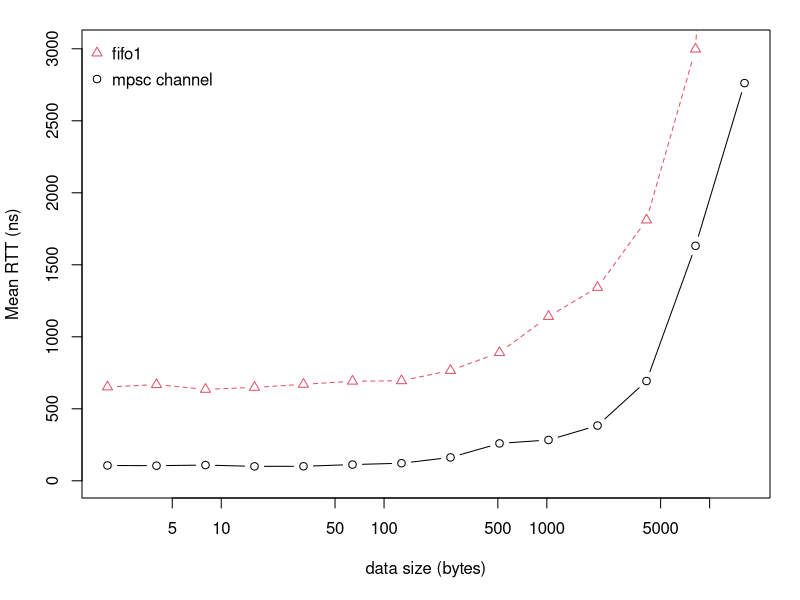
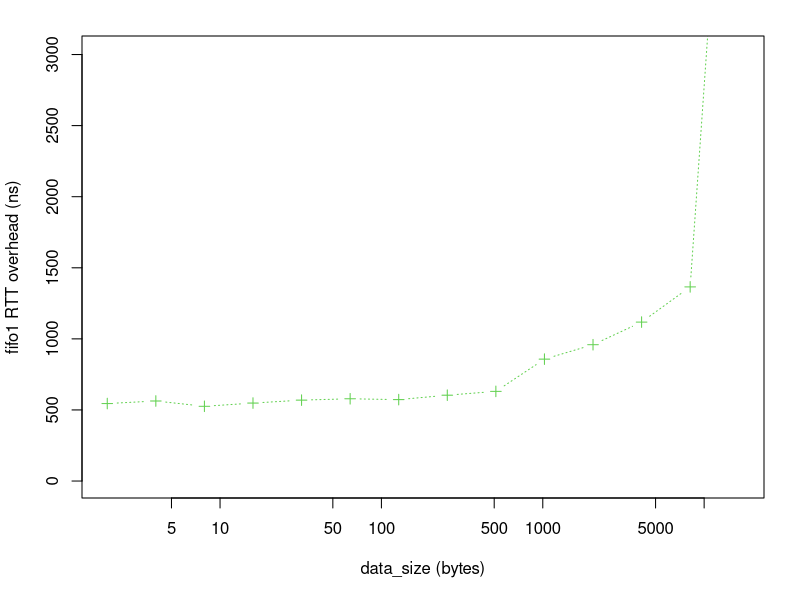
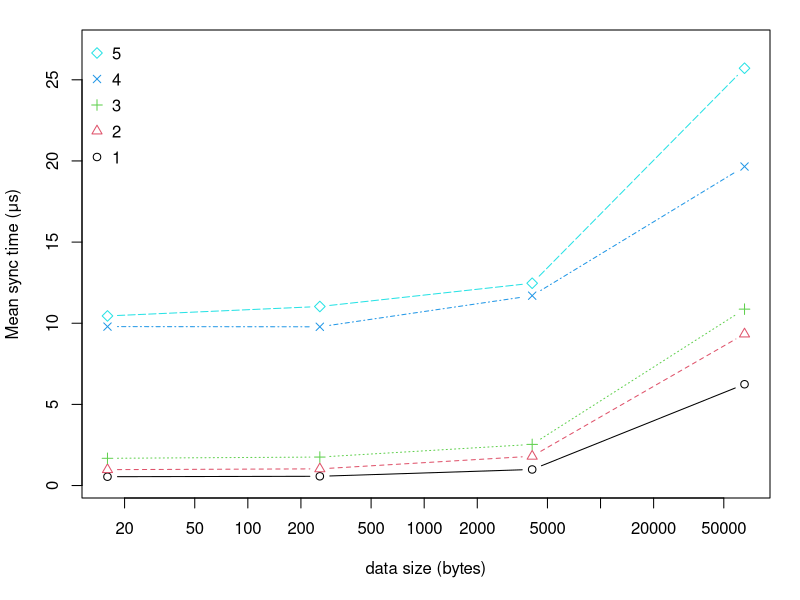
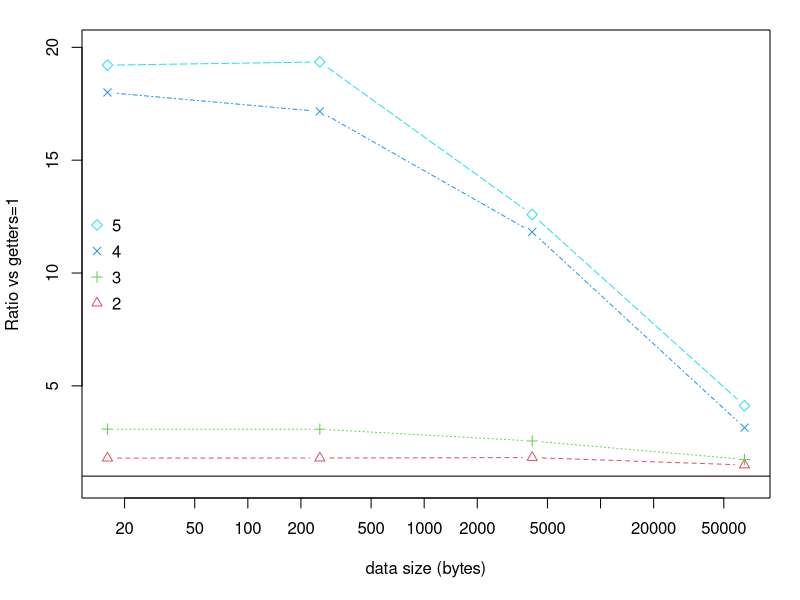
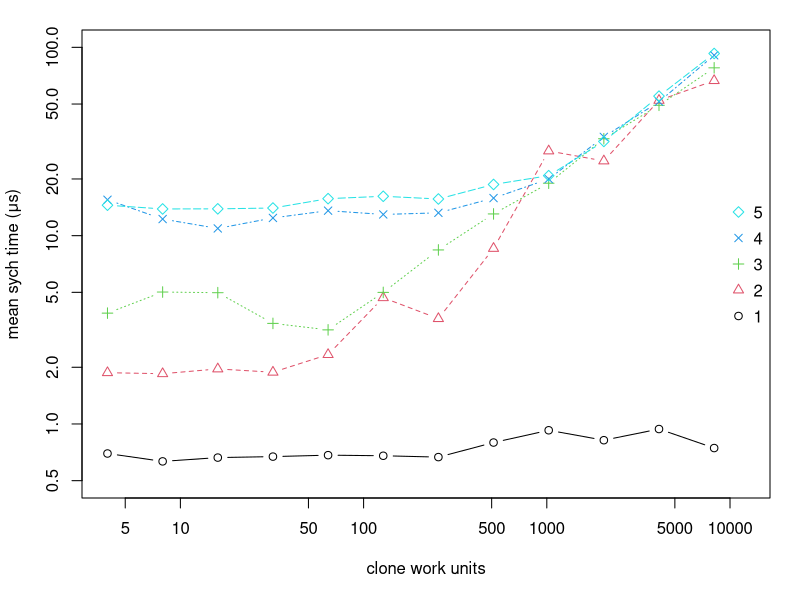
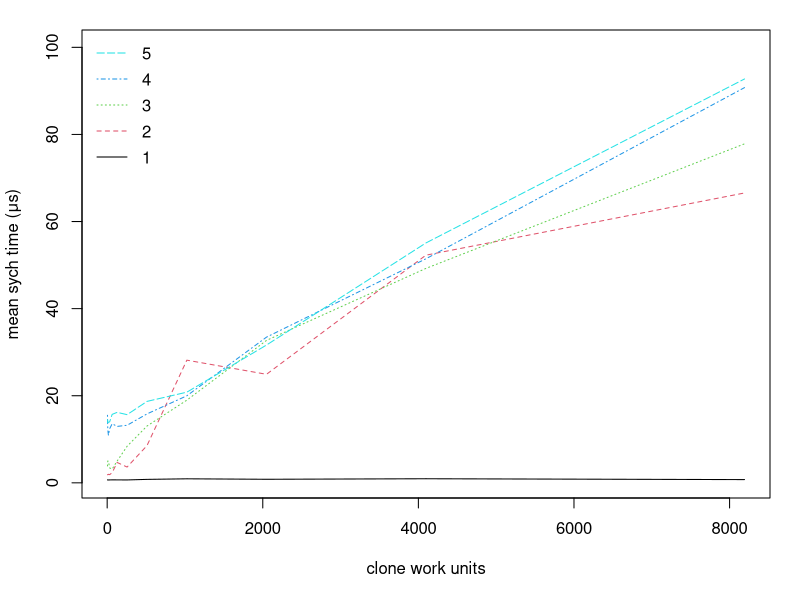
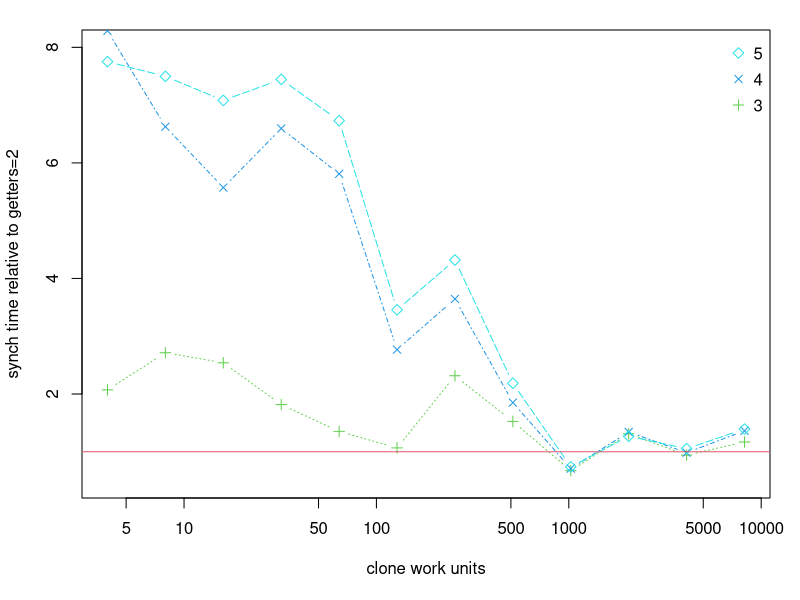
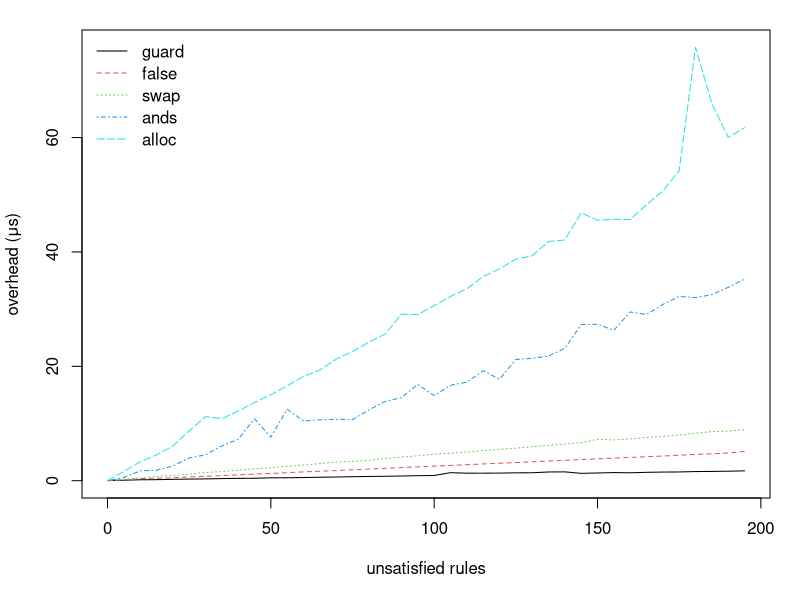

Recreate these plots in R, in order.
setwd("C:/Users/chris/OneDrive/Documents/LaTeX/Msc2/experiments")

mypng <- function(filename) {
  png(
    filename,
    width     = 3.1,
    height    = 2.8,
    units     = "in",
    res       = 1000,
    pointsize = 9
  )
}
mypngbig <- function(filename) {
  png(
    filename,
    width     = 4.2,
    height    = 3.35,
    units     = "in",
    res       = 1000,
    pointsize = 9
  )
}
thou = 1000
bil = thou*thou*thou
#####################################################################
### RTT. measuring Reo's fifo1 on a single thread vs mpsc
### x represents changing data size in bytes (0,1,2,4,8,16)  x gives q where bytes=q&2-1
### 100_000 data movements
### 10 reps with fresh proto objects

x = c(0, 2^(1:14))
reps = 100000
mpsc = c(9.29991, 10.65254, 10.5035, 10.92912, 10.03323, 10.07968, 11.2787,
         12.20944, 16.24493, 25.9815, 28.36046, 38.37119,
         69.29128, 163.17103, 276.16403);
reo = c(63.13461, 65.14954, 66.80122, 63.49879, 64.86871, 66.98967, 69.14193,
      69.47564, 76.61765, 89.04745, 114.10968, 134.26562,
      181.08886, 299.73297, 903.00934);

mypng("rtt_0.png")
op <- par(mar = c(5.1, 4.1, 1.5, 1.5))
dat = matrix(c(mpsc, reo), ncol=2)
matplot(x, dat/reps/thou*bil, log='x', type='b', pch=1:2, xlab="data size (bytes)",
     ylim=c(1, 3010), ylab = "Mean RTT (ns)")
revd=c(2,1)
legend("topleft", legend=c("fifo1", "mpsc channel") , col=revd,  ncol=1, 
       y.intersp=1.3, cex=1, xjust=0, bty = "n", pch=revd
)
dev.off()

mypng("rtt_1.png")
op <-par(mar = c(5.1, 4.1, 1.8, 1.8))
dat = matrix(c(reo, mpsc), ncol=2)
plot(x, (reo-mpsc)/reps/thou*bil, log='x', type='b', pch=3, col=3, lty=3,
     xlab="data_size (bytes)", ylim=c(1, 3010), ylab = "fifo1 RTT overhead (ns)")
dev.off()


#########################################################
### "SIMO" group getting. N-way replicator with COPY type data
### x represents changing data size in bytes (0,1,2,4,8,16)  x gives q where bytes=q&2-1
### 25_000 data movements
### 100 reps with fresh proto objects

x = c(0,2^4,2^8,2^12,2^16);
getters1 = c(532, 544, 570, 990, 6241);
getters2 = c(941, 979, 1028, 1805, 9336);
getters3 = c(1712, 1678, 1755, 2534, 10868);
getters4 = c(9735, 9792, 9781, 11697, 19656);
getters5 = c(11339, 10450, 11031, 12465, 25713)

mypng("simo_copy_0.png")
op <- par(mar = c(5.1, 4.1, 1.5, 1.5))
dat = matrix(c(getters1, getters2, getters3, getters4, getters5), ncol=5)
matplot(x, dat/thou, log='x', type='b', pch=1:5, xlab="data size (bytes)", col=1:5, lty=1:5,
     ylim=c(0.3, 27), ylab = "Mean sync time (μs)")
revd = rev(1:5)
legend("topleft", legend=revd , col=revd,  ncol=1,
       y.intersp=1.3, cex=1, xjust=0, bty = "n", pch=revd
)
dev.off()


### now plotted relative to getters=1
mypng("simo_copy_1.png")
op <- par(mar = c(5.1, 4.1, 1.5, 1.5))
dat = matrix(c(getters2/getters1, getters3/getters1, getters4/getters1, getters5/getters1), ncol=4)
matplot(x, dat, log='x', type='b', pch=2:5, xlab="data size (bytes)",
     ylim=c(0.8, 20), ylab = "Ratio vs getters=1", col=2:5, lty=2:5)

abline(h=1, col=1, lty=1)
revd = rev(2:5)
legend("left", legend=revd , col=revd,  ncol=1,
       y.intersp=1.3, cex=1, xjust=0, bty = "n", pch=revd
)
dev.off()


#########################################################
### "SIMO cloning" group getting. N-way replicator with CLONE type data
### x is the time in WORK UNITS for some arbitrary clone operation.

x =        c(4,     8,     16,    32,    64,    128,   256,   512,   1024,  2048,  4096,  8192);
getters1 = c(697,   633,   663,   671,   683,   678,   667,   797,   926,   820,   940,   745);
getters2 = c(1872,  1849,  1960,  1883,  2336,  4682,  3626,  8554,  28168, 24925, 52270, 66560);
getters3 = c(3878,  5019,  4979,  3421,  3161,  4996,  8398,  13045, 18986, 32706, 49233, 77842);
getters4 = c(15510, 12252, 10923, 12419, 13574, 12961, 13218, 15832, 19988, 33457, 51436, 90750);
getters5 = c(14513, 13862, 13880, 14020, 15721, 16185, 15658, 18702, 20822, 31647, 55072, 92740);

mypng("clone_compete_0.png")
op <- par(mar = c(5.1, 4.1, 1.5, 1.5))
dat <- matrix(c(getters1, getters2, getters3, getters4, getters5), ncol=5);
matplot(x, dat/thou, log='xy', type="b", pch=1:5, xlab="clone work units",
        ylim=c(0.5, 100), ylab = "mean sych time (μs)", col=1:5, lty=1:5, xlim=c(4, 12000))
revd = rev(1:5)
legend("right", legend=revd , col=revd,  ncol=1,
       y.intersp=1.3, cex=1, xjust=0, bty = "n", pch=revd)
dev.off()

mypng("clone_compete_1.png")
op <- par(mar = c(5.1, 4.1, 1.5, 1.5))
dat = matrix(c(getters1, getters2, getters3, getters4, getters5), ncol=5)
matplot(x, dat/thou, log='', type="l", xlab="clone work units",
     ylim=c(0.5, 100), ylab = "mean sych time (μs)", col=1:5, lty=1:5)
revd=rev(1:5)
legend("topleft", legend=revd , col=revd,  ncol=1,
       y.intersp=1.3, cex=1, xjust=0, bty = "n", lty=revd)
dev.off()


mypngbig("clone_compete_2.png")
op <- par(mar = c(5.1, 4.1, 1.5, 1.5))
dat <- matrix(c(getters3/getters2, getters4/getters2, getters5/getters2), ncol=3);
matplot(x, dat, log='x', type="b", pch=3:5, xlab="clone work units",
     ylim=c(0.5, 8), ylab = "synch time relative to getters=2", col=3:5, lty=3:5)
abline(h=1, col=2)
revd = rev(3:5)
legend("topright", legend=revd , col=revd,  ncol=1,
       y.intersp=1.3, cex=1, xjust=0, bty = "n", pch=revd)
dev.off()



#########################################################
### TIME TAKEN FOR TRAVERSING BOGUS RULES
x = seq(from=0, to=195, by=5);

# false guard
y1 = c(266, 320, 401, 419, 478, 519, 554, 610, 651, 662, 743, 757,
       791, 846, 881, 934, 980, 1012, 1058, 1118, 1150, 1642, 1550,
       1556, 1570, 1613, 1626, 1764, 1782, 1525, 1586, 1660, 1621,
       1704, 1750, 1765, 1840, 1858, 1899, 1959);

# check false
y2 = c(244, 373, 611, 675, 751, 895, 1008, 1134, 1257, 1391, 1511, 1635, 1780, 1895, 2011, 2153, 2278, 2405, 2533, 2661, 2786, 2911, 3039, 3170, 3287, 3420, 3540, 3682, 3819, 3929, 4065, 4194, 4310, 4426, 4554, 4695, 4828, 4940, 5078, 5352);

# swap then check false
y2b = c(247, 477, 698, 996, 1160, 1369, 1680, 1840, 2082, 2313, 2505, 2760,
        2970, 3224, 3515, 3606, 3801, 4131, 4354, 4592, 4872, 5048, 5267,
        5505, 5732, 5929, 6178, 6419, 6645, 6895, 7477, 7353, 7554, 7799,
        7986, 8209, 8545, 8822, 8922, 9183);

# 5x5 nested ands
y3 = c(245, 805, 1959, 2055, 2802, 4219, 4758, 6340, 7473, 11064,
       7851, 12751, 10694, 10875, 10974, 10919, 12607, 14100, 14769, 17073,
       15114, 16913, 17482, 19473, 17983, 21433, 21630, 22035, 23387, 27550,
       27602, 26537, 29749, 29304, 31060, 32466, 32249, 32769, 34042, 35496);

# check alloc
y4 = c(271, 1845, 3533, 4751, 6293, 8941, 11445, 11088, 12416, 13894,
       15267, 16816, 18475, 19574, 21496, 22855, 24483, 25874, 29374,
       29293, 30857, 32457, 33821, 35937, 37297, 38989, 39578, 42063,
       42334, 47088, 45782, 45958, 45899, 48499, 50892, 54469, 76016,
       66190, 60281, 61970);

leggy = c("guard", "false",  "swap", "ands", "alloc");
mypng("check_time_0.png")
 op <- par(mar = c(5.1, 4.1, 1.5, 1.5))
dat <- matrix(c(y1-239, y2-239, y2b-239, y3-239, y4-239), ncol=5);
matplot(x, dat/thou, type="l", lty=1:5, col=1:5, ylab="overhead (μs)", xlab="unsatisfied rules") #plot
legend("topleft", legend=leggy , col=1:5,  ncol=1,
       y.intersp=1.1, cex=1, xjust=0, bty = "n", lty=1:5)
dev.off()

mypng("check_time_1.png")
 op <- par(mar = c(5.1, 4.1, 1.5, 1.5))
matplot(x, dat/thou, type="l", lty=1:5, col=1:5, log='y', ylim=c(0.07, 80), ylab="overhead (ns)", xlab="unsatisfied rules") #plot
legend("bottomright", legend=leggy , col=1:4,  ncol=2,
       y.intersp=1.1, cex=1, xjust=0, bty = "n", lty=1:5)
dev.off()



###################################################
### bitset effectiveness. comparing normal hashset to bitset for the SUBSET operation
x = c(2^(0:12));
bits1 = c(92, 94, 91, 76, 128, 102, 83, 104, 111, 118, 138, 141, 240);
bits5 = c(88, 77, 82, 83, 89, 90, 192, 93, 71, 66, 236, 135, 158);
bits9 = c(81, 85, 82, 90, 105, 93, 89, 85, 102, 150, 119, 125, 200);
set1 = c(72, 105, 94, 70, 88, 117, 161, 277, 484, 918, 2027, 3519, 7258);
set5 = c(66, 124, 96, 122, 179, 513, 838, 1335, 2673, 3986, 11548, 18570, 32123);
set9 = c(61, 145, 103, 140, 219, 617, 1217, 1919, 2922, 5501, 12790, 23882, 54884);

leggy = c("10% full", "50% full", "90% full")

mypng("bits_0.png")
dat <- matrix(c(bits1, bits5, bits9), ncol=3);
 op <- par(mar = c(5.1, 4.1, 1.5, 1.5))
matplot(x, dat, type="b", pch=1:3, lty=1:3, col=1:3, log='x', ylab="run time (ns)", xlab="number of ports", ylim=c(0, 280)) #plot
legend("topleft", legend=leggy , col=1:3,  ncol=1,
       y.intersp=1.1, cex=1, xjust=0, bty = "n", pch=1:3)
dev.off()


mypng("bits_1.png")
dat <- matrix(c(set1/bits1, set5/bits5, set9/bits9), ncol=3);
 op <- par(mar = c(5.1, 4.1, 1.5, 1.5))
matplot(x, dat, type="b", pch=1:3, lty=1:3, col=1:3, log='xy', ylim=c(0.6, 320), ylab="speedup", xlab="number of ports") #plot
abline(h=1, lty=3, col=3)
legend("topleft", legend=leggy , col=1:3,  ncol=1,
       y.intersp=1.1, cex=1, xjust=0, bty = "n", pch=1:3)
dev.off()




###################################################
## isolated gets
x1 = 1:20
java8 = c(13450, 14239, 11348, 11086, 13324, 15790, 17781, 19612, 21592, 23142,
          25529, 29588, 30348, 32504, 37723, 40388, 40695, 43408, 46420, 47324);

rs8 = c(228, 699, 1405, 1825, 2413, 1803, 2098, 2206, 2264, 2584,
        2637, 2809, 2942, 3188, 3525, 3804, 3841, 3972, 4944, 4523);

rs0 = c(232, 691, 1429, 1455, 1616, 1767, 2023, 2056, 2102, 2345,
       2455, 2731, 2802, 2995, 3154, 3431, 3489, 3784, 3874, 4184);

rs1k = c(296, 663, 1429, 1797, 2167, 1883, 2034, 2511, 2300, 2442,
         2611, 3141, 3098, 3038, 3263, 3461, 3615, 3787, 3951, 4198);

rs8k = c(596, 837, 1533, 2038, 1903, 1950, 2115, 2320, 2297, 2388,
         2462, 2563, 2683, 2850, 2849, 2935, 2951, 3081, 3166, 3628);

dat <- matrix(c(rs0, rs8k, java8), ncol=3);
leggy = c("rust_8", "rust_8000", "java_8");
mypng("rust_v_java_0.png")
 op <- par(mar = c(5.1, 4.1, 1.5, 1.5))
matplot(x1, dat/thou, type = "l", lty=1:3, col=1:3, log='', ylab="interaction duration (μs)", xlab="concurrent getters") #plot
legend("topleft", legend=leggy , col=1:3,  ncol=1,
       y.intersp=1.1, cex=1, xjust=0, bty = "n", lty=1:3)
dev.off()
mypng("rust_v_java_1.png")
op <- par(mar = c(5.1, 4.1, 1.5, 1.5))
matplot(x1, dat/thou, type = "l", lty=1:3, col=1:3, log='y', ylab="interaction duration (μs)", xlab="concurrent getters") #plot
legend("bottomright", legend=leggy , col=1:3,  ncol=1,
       y.intersp=1.1, cex=1, xjust=0, bty = "n", lty=1:3)
dev.off()


x2 = 1:10
java_clone = c(24028, 20681, 31330, 40265, 47562, 59921, 63577, 74591, 80451, 89866);
rs64k = c(3424, 5689, 8308, 9448, 10298, 8877, 9089, 9579, 9831, 9459,
          9701, 9645, 9919, 9810, 10384, 10061, 9743, 10026, 9943, 10108);
dat <- matrix(c(rs64k[1:10], java8[1:10], java_clone), ncol=3);
mypngbig("rust_v_java_2.png")
 op <- par(mar = c(5.1, 4.1, 1.5, 1.5))
matplot(x2, dat/thou, type = "b", pch=1:3, lty=1:3, col=1:3, log='y', ylab="interaction duration (μs)", xlab="concurrent getters") #plot
leggy = c("rust_value", "java_reference", "java_value");
legend("bottomright", legend=leggy , col=1:3,  ncol=1,
       y.intersp=1.1, cex=1, xjust=0, bty = "n", pch=1:3)
dev.off()




###################################
### reo-rs vs handmade alternator

x =          c(4,    8,    16,   32,   64,   128,  256,  512,  1024, 2048, 4096);
y_wrong___ = c(1658, 1620, 1617, 1704, 1698, 1733, 2013, 2014, 2609, 2956, 4529);
y_handmade = c(1674, 1693, 1700, 1722, 1764, 1728, 1743, 1845, 2077, 2946, 4147);
y_reorsput = c(1448, 1500, 1475, 1475, 1598, 1583, 1893, 1912, 2281, 3316, 7865);
y_crossbea = c(1097, 1198, 1072, 1134, 1060, 1126, 1175, 1347, 1470, 2373, 3454);
dat <- matrix(c(y_handmade, y_reorsput), ncol=2);

mypngbig("alternator.png")
op <- par(mar = c(5.1, 4.1, 1.5, 1.5))
dat = matrix(c(y_crossbea, y_reorsput), ncol=2)
matplot(x, dat/thou, type = "b", lty=1:2, col=1:2, log='x', ylab="interaction duration (μs)", xlab="data size (bytes)", pch=1:2, ylim=c(0,8)) #plot
lines(c(1024, 2048, 4096), c(2164, 2941, 6062)/thou, type="b", col=3, pch=3)
revd=c(2,3,1)
legend("topleft", legend=c("reo-rs", "reo-rs (unsafe reference API)","handmade") , col=revd,  ncol=1,
       y.intersp=1.1, cex=1, xjust=0, bty = "n", pch=revd)
dev.off()
